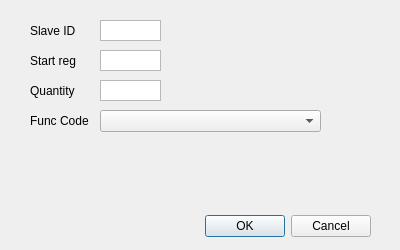
<?xml version="1.0" encoding="UTF-8"?>
<ui version="4.0">
 <class>ParamsDialog</class>
 <widget class="QDialog" name="ParamsDialog">
  <property name="geometry">
   <rect>
    <x>0</x>
    <y>0</y>
    <width>400</width>
    <height>250</height>
   </rect>
  </property>
  <property name="windowTitle">
   <string>Dialog</string>
  </property>
  <widget class="QDialogButtonBox" name="buttonBox">
   <property name="geometry">
    <rect>
     <x>30</x>
     <y>210</y>
     <width>341</width>
     <height>32</height>
    </rect>
   </property>
   <property name="orientation">
    <enum>Qt::Horizontal</enum>
   </property>
   <property name="standardButtons">
    <set>QDialogButtonBox::Cancel|QDialogButtonBox::Ok</set>
   </property>
  </widget>
  <widget class="QLabel" name="label_7">
   <property name="geometry">
    <rect>
     <x>30</x>
     <y>110</y>
     <width>61</width>
     <height>21</height>
    </rect>
   </property>
   <property name="text">
    <string>Func Code</string>
   </property>
   <property name="alignment">
    <set>Qt::AlignLeading|Qt::AlignLeft|Qt::AlignVCenter</set>
   </property>
   <property name="wordWrap">
    <bool>true</bool>
   </property>
  </widget>
  <widget class="QComboBox" name="comboFunctionCode">
   <property name="geometry">
    <rect>
     <x>100</x>
     <y>110</y>
     <width>221</width>
     <height>22</height>
    </rect>
   </property>
  </widget>
  <widget class="QTextEdit" name="SlaveID">
   <property name="geometry">
    <rect>
     <x>100</x>
     <y>20</y>
     <width>61</width>
     <height>21</height>
    </rect>
   </property>
   <property name="sizePolicy">
    <sizepolicy hsizetype="Expanding" vsizetype="Expanding">
     <horstretch>0</horstretch>
     <verstretch>0</verstretch>
    </sizepolicy>
   </property>
   <property name="verticalScrollBarPolicy">
    <enum>Qt::ScrollBarAlwaysOff</enum>
   </property>
  </widget>
  <widget class="QTextEdit" name="Quantity">
   <property name="geometry">
    <rect>
     <x>100</x>
     <y>80</y>
     <width>61</width>
     <height>21</height>
    </rect>
   </property>
   <property name="verticalScrollBarPolicy">
    <enum>Qt::ScrollBarAlwaysOff</enum>
   </property>
  </widget>
  <widget class="QLabel" name="label">
   <property name="geometry">
    <rect>
     <x>30</x>
     <y>20</y>
     <width>61</width>
     <height>21</height>
    </rect>
   </property>
   <property name="text">
    <string>Slave ID</string>
   </property>
   <property name="alignment">
    <set>Qt::AlignLeading|Qt::AlignLeft|Qt::AlignVCenter</set>
   </property>
   <property name="wordWrap">
    <bool>true</bool>
   </property>
  </widget>
  <widget class="QTextEdit" name="StartRegister">
   <property name="geometry">
    <rect>
     <x>100</x>
     <y>50</y>
     <width>61</width>
     <height>21</height>
    </rect>
   </property>
   <property name="verticalScrollBarPolicy">
    <enum>Qt::ScrollBarAlwaysOff</enum>
   </property>
  </widget>
  <widget class="QLabel" name="label_6">
   <property name="geometry">
    <rect>
     <x>30</x>
     <y>80</y>
     <width>61</width>
     <height>21</height>
    </rect>
   </property>
   <property name="text">
    <string>Quantity</string>
   </property>
   <property name="alignment">
    <set>Qt::AlignLeading|Qt::AlignLeft|Qt::AlignVCenter</set>
   </property>
   <property name="wordWrap">
    <bool>true</bool>
   </property>
  </widget>
  <widget class="QLabel" name="label_5">
   <property name="geometry">
    <rect>
     <x>30</x>
     <y>50</y>
     <width>61</width>
     <height>21</height>
    </rect>
   </property>
   <property name="text">
    <string>Start reg</string>
   </property>
   <property name="alignment">
    <set>Qt::AlignLeading|Qt::AlignLeft|Qt::AlignVCenter</set>
   </property>
   <property name="wordWrap">
    <bool>true</bool>
   </property>
  </widget>
 </widget>
 <resources/>
 <connections>
  <connection>
   <sender>buttonBox</sender>
   <signal>accepted()</signal>
   <receiver>ParamsDialog</receiver>
   <slot>accept()</slot>
   <hints>
    <hint type="sourcelabel">
     <x>248</x>
     <y>254</y>
    </hint>
    <hint type="destinationlabel">
     <x>157</x>
     <y>274</y>
    </hint>
   </hints>
  </connection>
  <connection>
   <sender>buttonBox</sender>
   <signal>rejected()</signal>
   <receiver>ParamsDialog</receiver>
   <slot>reject()</slot>
   <hints>
    <hint type="sourcelabel">
     <x>316</x>
     <y>260</y>
    </hint>
    <hint type="destinationlabel">
     <x>286</x>
     <y>274</y>
    </hint>
   </hints>
  </connection>
 </connections>
</ui>
